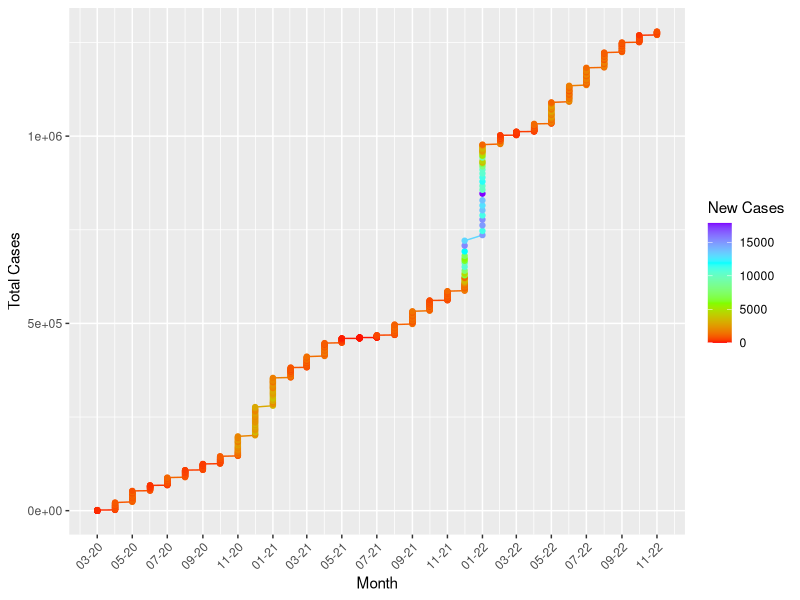
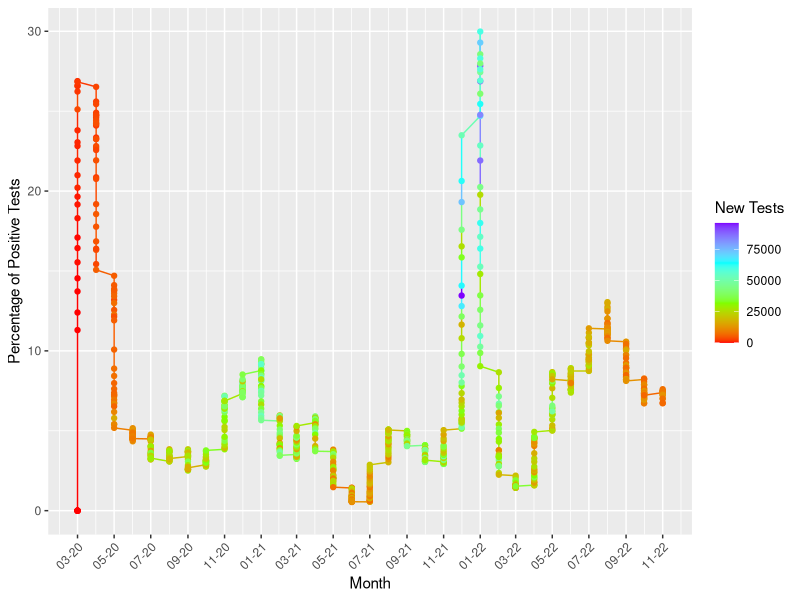
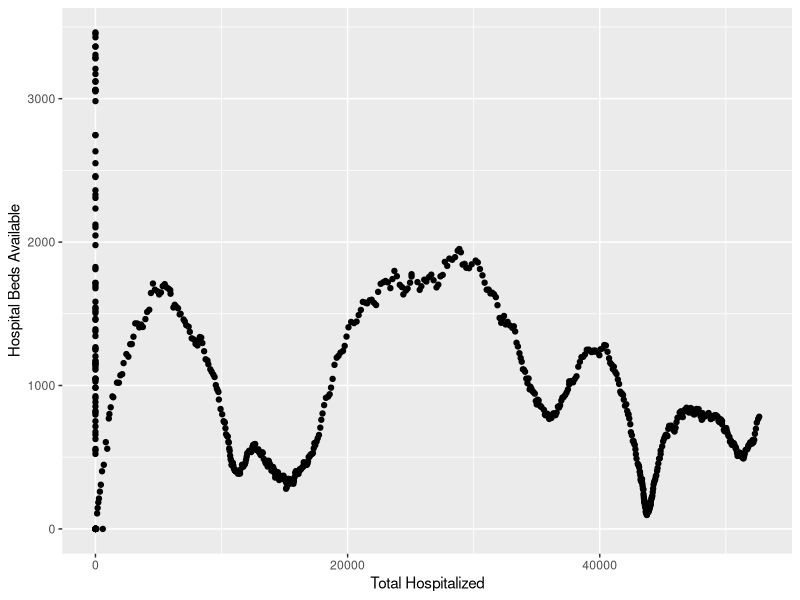
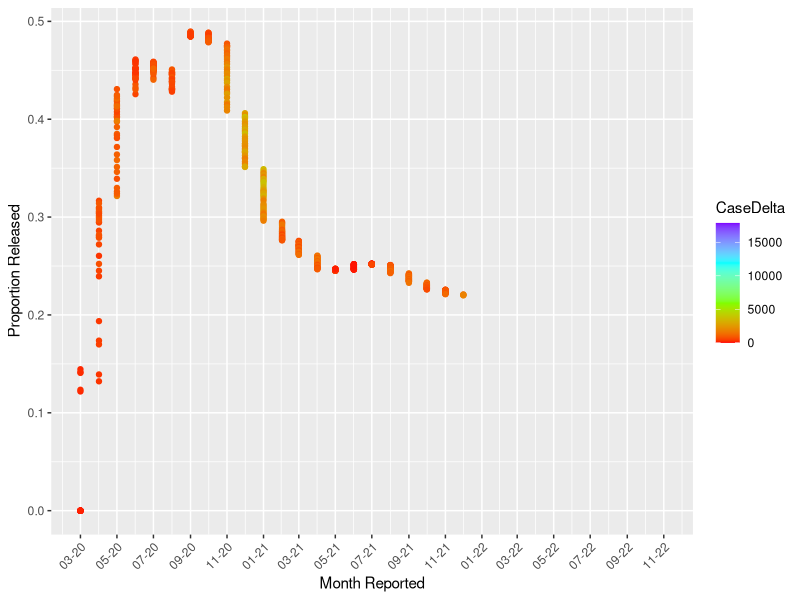
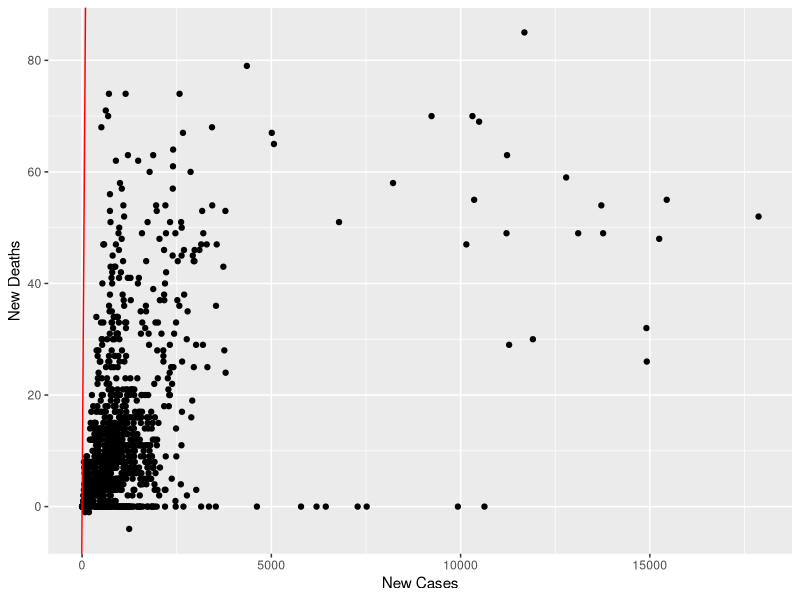

These figures' R source, in order:
## ---- chunk 1
knitr::opts_chunk$set(echo = TRUE)
## ---- chunk 2

library(data.table)
df <- fread('MD_COVID-19_-_MASTER_Case_Tracker.csv')
show(df)
## ---- chunk 3
library(tidyverse)
library(lubridate)
library(dplyr)
## ---- chunk 4


df1 <- df %>% dplyr::mutate(year = year(as.Date(df$ReportDate,format="%m/%d/%Y")),
                 month = lubridate::month(as.Date(df$ReportDate,format="%m/%d/%Y")),
                 day = lubridate::day(as.Date(df$ReportDate,format="%m/%d/%Y")),
                 date = my(format(as.Date(df$ReportDate,format = "%m/%d/%Y"),"%m/%y")))
## ---- chunk 5
ggplot(data=df1, aes(x=df1$date, y=df1$TotalCases, color= df1$CaseDelta)) +
  labs(x = "Month", y = "Total Cases", color = "New Cases") +
  scale_colour_gradientn(colors=rainbow(4)) +
  geom_line()+
  geom_point() +
  scale_x_date(date_labels = "%m-%y",
               date_breaks = "2 month") +
  theme(axis.text.x = element_text(angle = 45, hjust=1))
## ---- chunk 6
ggplot(data=df1, aes(x=df1$date, y=df1$PosTestPercent, color = df1$TestsDelta)) +
  geom_line() +
  labs(color = "New Tests", x = "Month", y = "Percentage of Positive Tests") +
  scale_colour_gradientn(colors=rainbow(4)) +
  geom_point() +
  scale_x_date(date_labels = "%m-%y",
               date_breaks = "2 month") +
  theme(axis.text.x = element_text(angle = 45, hjust=1))
## ---- chunk 7
ggplot(data=df1, aes(x=df1$total_hospitalized, y=df1$bedsTotal)) +
  xlab("Total Hospitalized") +
  ylab("Hospital Beds Available") +
  geom_point()
## ---- chunk 8
proportion_released = df1$total_released / df1$total_hospitalized
ggplot(data=df1, aes(x=df1$date, y=proportion_released, color=CaseDelta)) +
  scale_colour_gradientn(colors=rainbow(4)) +
  xlab("Month Reported") +
  ylab("Proportion Released") +
  geom_point() +
  scale_x_date(date_labels = "%m-%y",
               date_breaks = "2 month") +
  theme(axis.text.x = element_text(angle = 45, hjust=1))

## ---- chunk 9
df1[is.na(df1)] = 0
ggplot(data=df1, aes(y=df1$deathsDelta, x=df1$CaseDelta)) +
  labs(x = "New Cases", y = "New Deaths") +
  geom_point() +
  geom_abline(color = "red")
